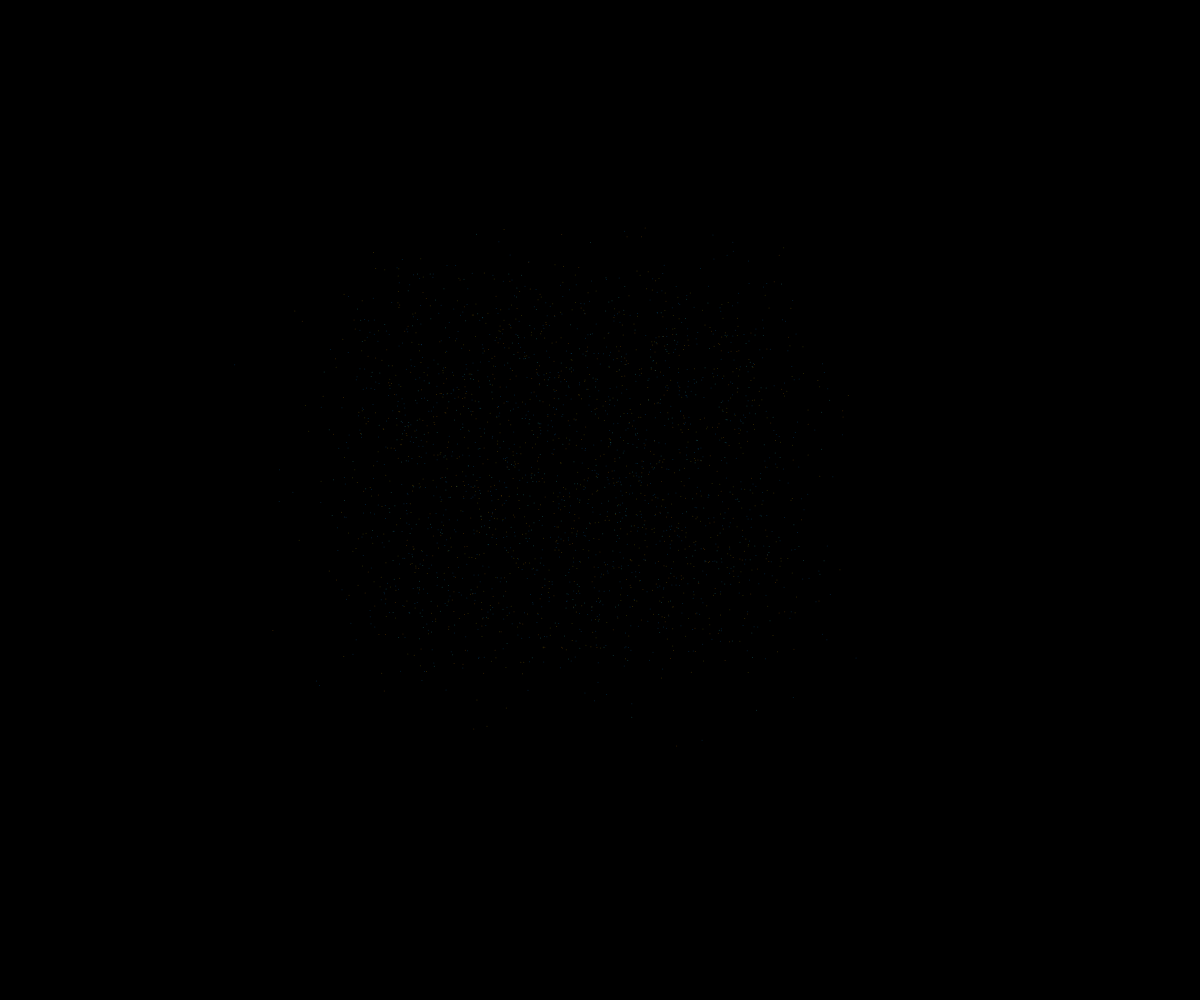
Frame 1 (no input)
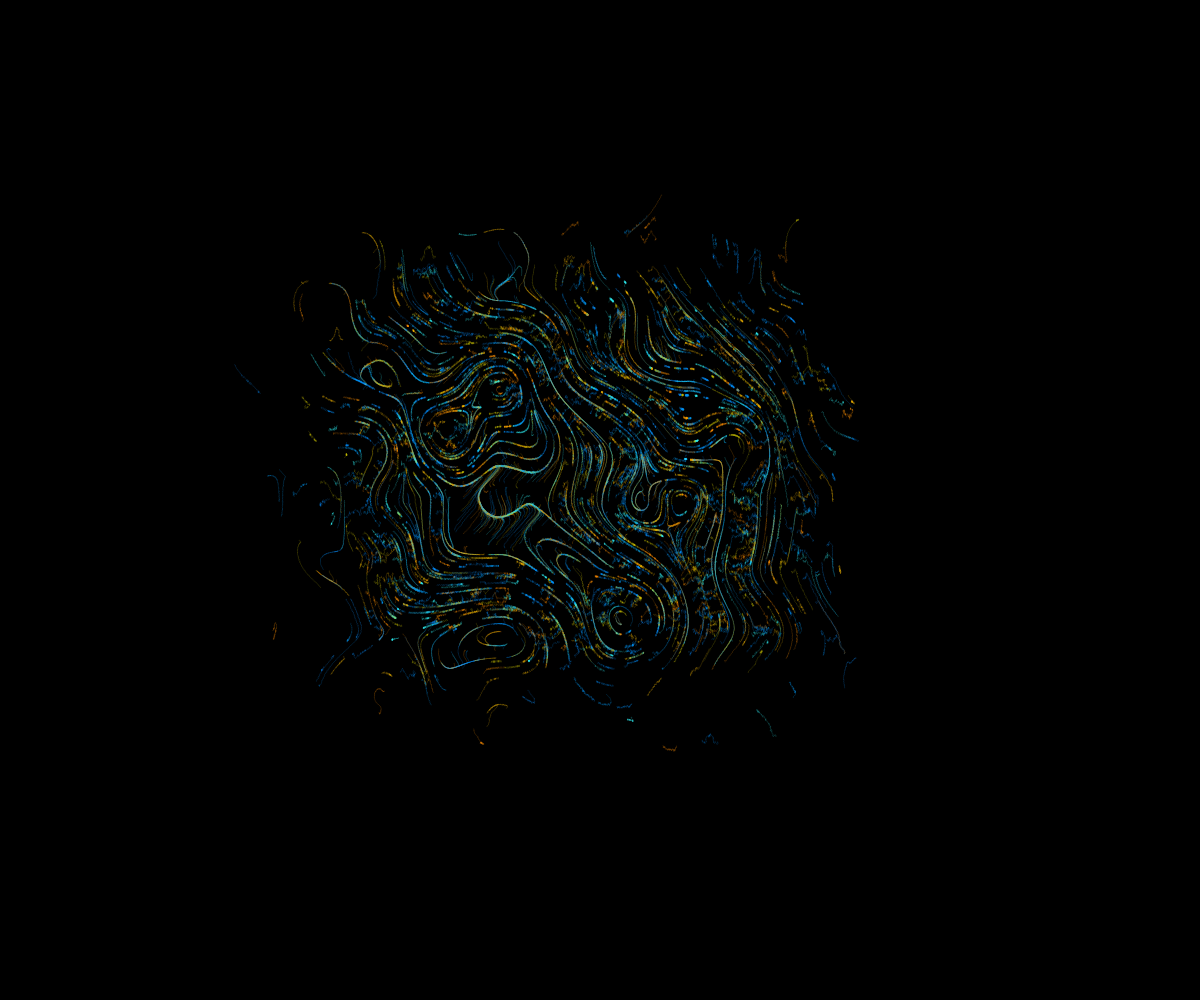
Frame 60 (no input)
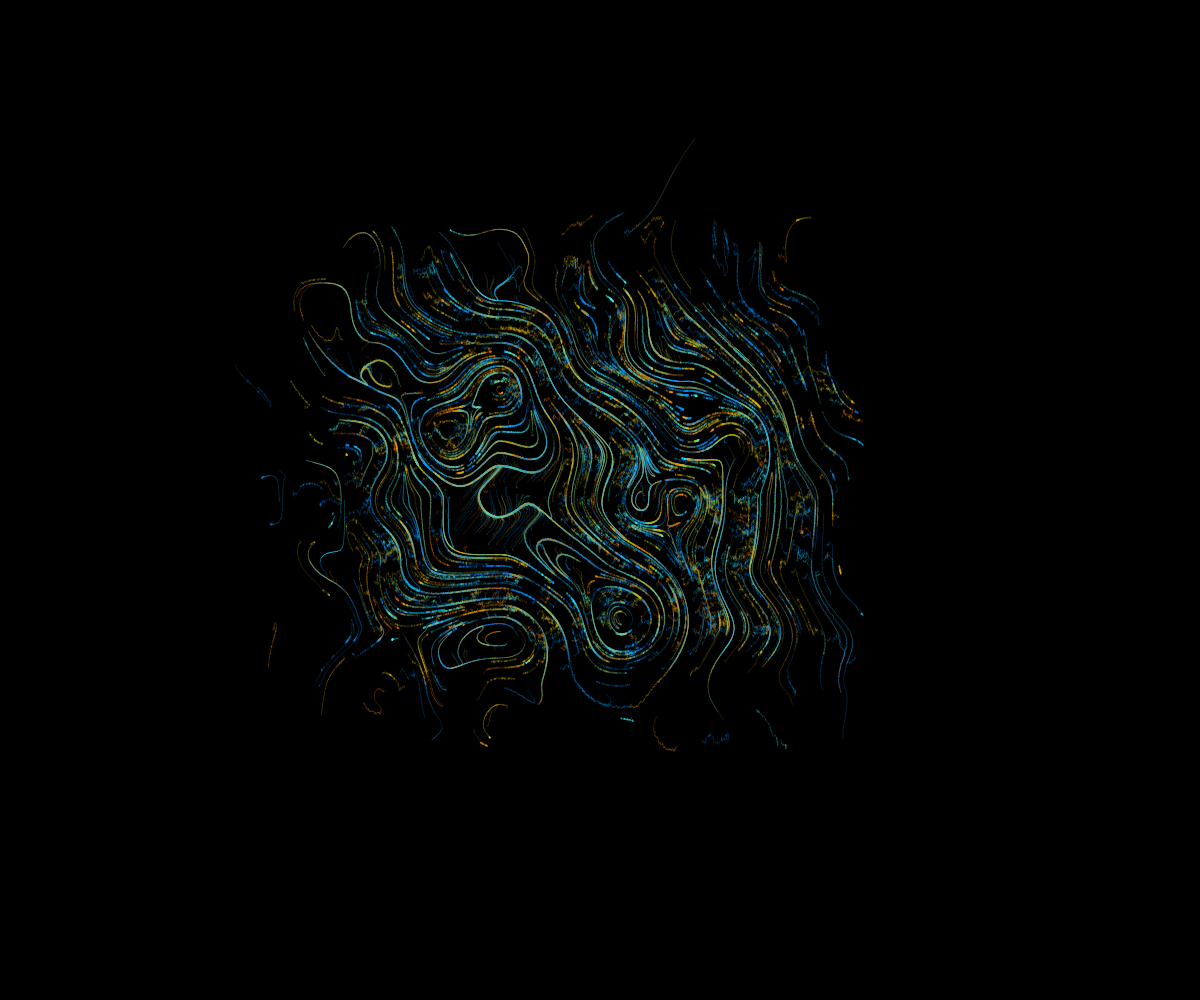
Frame 120 (the mouse pressed at the canvas centre since frame 60)

The p5.js sketch that drew these frames (run headless with seeded random() and noise() and a simulated clock; from frame 60 on, the mouse is pressed at the canvas centre):

// p5.js sketch
// ── sketch.js
var particles = [];
// amount of particles per row
var pPerRow = 150;
var cIndex = 0;
var noiseScale = 500;

function setup() {
  colors = [
    color(0, 160, 250, 60),
    color(0, 150, 250, 60),
    color(60, 250, 255, 60),
    color(20, 150, 255, 60),
    color(255, 150, 0, 60),
    color(200, 190, 0, 60),
    color(250, 190, 0, 60)
  ];

  createCanvas(
    window.innerWidth,
    window.innerHeight
  );
  
  background(0);
  seedParticles();
}

function draw() {
  particles.forEach(function(particle) {
    particle.move();
    particle.render();
  });
}

function seedParticles() {
  var wInterval = width / pPerRow;
  var hInterval = height / pPerRow;
  var paddingW = width / 3;
  var paddingH = height / 3;

  for (var i = paddingW; i <= width - paddingW; i+= wInterval) {
    for (var j = paddingH; j <= height - paddingH; j += hInterval) {

      var c = Math.round(
        cIndex % colors.length
      );
      cIndex++;
      var particle = new Particle(
        // add guassian to randomly disperse starting points
        i + randomGaussian(-30, 40),
        j + randomGaussian(-30, 40),
        c
      );
      particles.push(particle);
    }
  }
}

function Particle(x, y, colorIndex) {
  this.position = createVector(x, y);
  this.color = colorIndex;

  this.move = function() {
    var angleNoise = noise(
      noise(this.position.x / noiseScale, this.position.y / noiseScale) * 15,
      noise(frameCount * noise(frameCount), frameCount / noise(frameCount)) * 0.03
    ) * noiseScale;

    var density = 0.97;

    this.position.x += cos(cos(angleNoise) * (1.5 + noise(frameCount))) * density;
    this.position.y += sin(sin(angleNoise) * (1.5 + noise(frameCount))) * density;
  }

  this.render = function() {
    stroke(colors[this.color]);
    point(
      this.position.x,
      this.position.y
    );
  }
}

function resetEnvironment() {
  particles = [];
  seedParticles();
  background(0);
}

function windowResized() {
   createCanvas(
    window.innerWidth,
    window.innerHeight
  );
  resetEnvironment();
}
